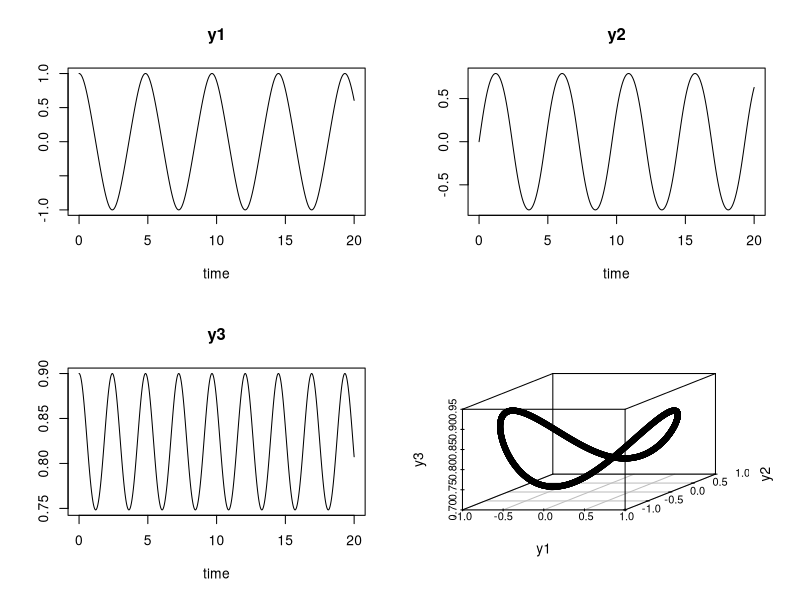
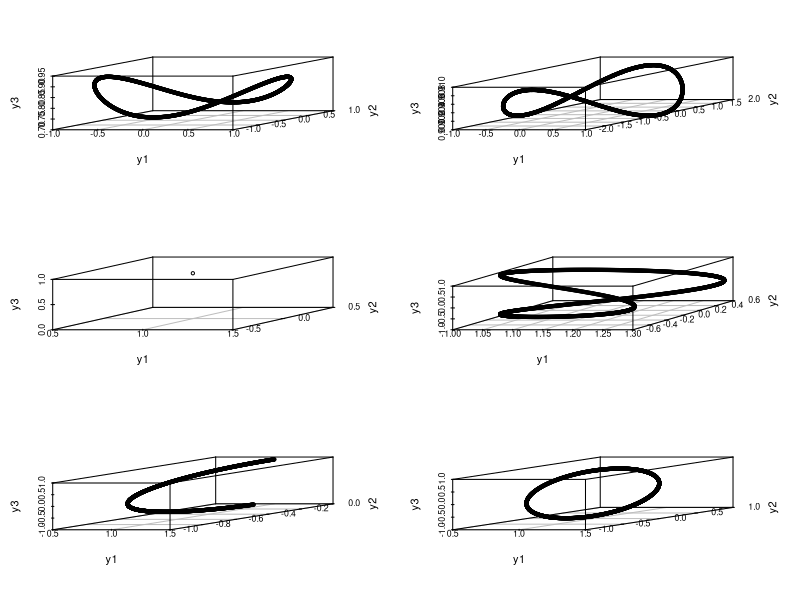

Source code (R) for these figures, in order:
# Euler equations for rigid body rotations in 3D
# y1,y2,y3 are coordinates of rotation vector
#I1, I2, I3 are moments of inertia along 3 axes
# 3 eqn of Euler:
# 1. (dy1/dt)=((I2-I3)/I1)*y2*y3
# 2. (dy2/dt)=((I3-I1)/I2)*y3*y1
# 3. (dy3/dt)=((I1-I2)/I3)*y1*y2

# library required
#install.packages("scatterplot3d")
library("deSolve")
library("scatterplot3d")

# defining the rigid body model
model<-function(times,y,params){
  I1<-params[1]
  I2<-params[2]
  I3<-params[3]
  
  dy1=((I2-I3)/I1)*y[2]*y[3]
  dy2=((I3-I1)/I2)*y[3]*y[1]
  dy3=((I1-I2)/I3)*y[1]*y[2]
  
  return(list(c(dy1,dy2,dy3)))
}

# initial value y1(0)=1, y2(0)=0, y3(0)=0.9

initial<-c(y1=1, y2=0, y3=0.9)

# parameters 1
I1 <- 0.5
I2 <- 2
I3 <- 3
params<-c(I1,I2,I3)

times<-seq(from=0, to=20, by=0.01)

x11()
# ODE calculation using function from deSolve
out<- ode(times=times,y=initial ,parms=params,func=model)
par(mfrow = c(2, 2))
plot(out)
scatterplot3d(out[,-1])

head(out)
# trying different parameters
I1 <- 0.3
I2 <- 0.1
I3 <- 2
params<-c(I1,I2,I3)
X11()
out2<- ode(times=times,y=initial ,parms=params,func=model)

par(mfrow = c(3, 2))
#plot(out2)
scatterplot3d(out[,-1])
scatterplot3d(out2[,-1])
I1 <- 0
I2 <- 0
I3 <- 0
params<-c(I1,I2,I3)

out3<- ode(times=times,y=initial ,parms=params,func=model)
scatterplot3d(out3[,-1])

I1 <- 0.3
I2 <- 0.7
I3 <- 0.5
params<-c(I1,I2,I3)

out4<- ode(times=times,y=initial ,parms=params,func=model)
scatterplot3d(out4[,-1])

I1 <- 2.3
I2 <- 2
I3 <- 2
params<-c(I1,I2,I3)

out5<- ode(times=times,y=initial ,parms=params,func=model)
scatterplot3d(out5[,-1])

I1 <- 0.3
I2 <- 2
I3 <- 2
params<-c(I1,I2,I3)

out5<- ode(times=times,y=initial ,parms=params,func=model)
scatterplot3d(out5[,-1])


head(out)
